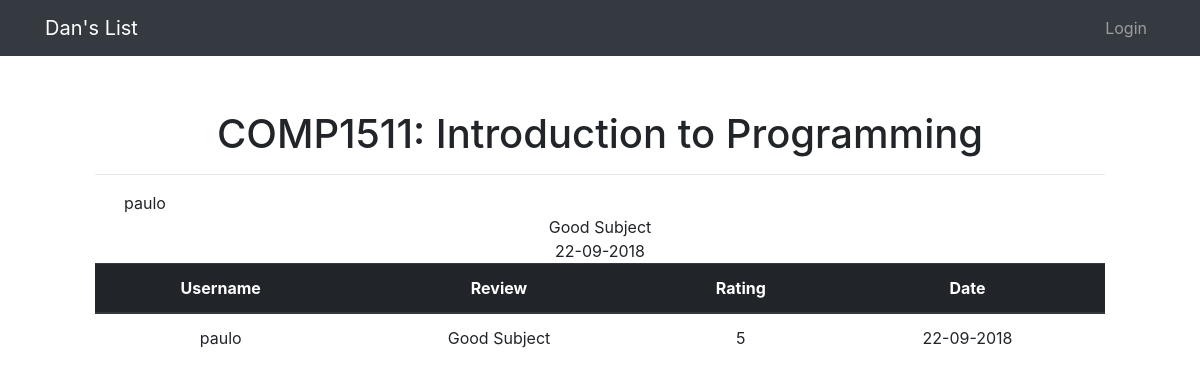
The page /course/1 on the database its author committed.
### dan/models.py (models this page shows, shortened)
class Course(db.Model):
    __tablename__ = "course"
    id = db.Column(db.Integer, primary_key=True)
    name = db.Column(db.String(64), nullable=False, unique=True)
    code = db.Column(db.String(16), nullable=False, unique=True)
    rating = db.Column(db.Integer)
    reviews = db.relationship('CourseReview', backref='course', lazy=True)

class CourseReview(db.Model):
    __tablename__ = "coursereview"
    id = db.Column(db.Integer, primary_key=True)
    course_id = db.Column(db.Integer, db.ForeignKey('course.id'))
    user_id = db.Column(db.Integer, db.ForeignKey('user.id'))
    review = db.Column(db.String(128))
    rating = db.Column(db.Integer)
    date = db.Column(db.DateTime, nullable=True)
    user_grade = db.Column(db.Integer)

class User(UserMixin, db.Model):
    __tablename__ = "user"
    id = db.Column(db.Integer, primary_key=True)
    username = db.Column(db.String(128), nullable=False, unique=True)
    email = db.Column(db.String(128), nullable=False, unique=True)
    password_hash = db.Column(db.String(128))
    reviews = db.relationship('CourseReview', backref='user', lazy=True)

### dan/views.py (the view)
@app.route('/course/<int:course_id>')
def course(course_id):
    course = Course.query.get(course_id)
    return render_template('course.html', course=course)

### dan/templates/course.html (shortened to what this page needs)
{% extends "layout.html" %}
{% block content %}
    <h1>{{ course.code }}: {{ course.name }}</h1>
    <hr>
    <div class="reviews">
        {% for review in course.reviews %}
        <div class="comment-box">
            <div class="author">
                {{ review.user.username }}
            </div>
            <div class="comment">
                {{ review.review }}
            </div>
            <div class="rating">
                {{ review.date.strftime("%d-%m-%Y") }}
            </div>
        </div>
        {% endfor %}
    </div>
    <table class="table">
        <thead class="thead-dark">
            <tr>
                <th scope="col">Username</th>
                <th scope="col">Review</th>
                <th scope="col">Rating</th>
                <th scope="col">Date</th>
            </tr>
        </thead>
        <tbody>
            {% for review in course.reviews %}
            <tr>
                <td>{{ review.user.username }}</td>
                <td>{{ review.review }}</td>
                <td>{{ review.rating }}</td>
                <td>{{ review.date.strftime("%d-%m-%Y") }}</td>
            </tr>
            {% endfor %}
        </tbody>
    </table>
{% endblock %}

### dan/static/css/main.css (style rules this page uses)
:root { --input-padding-x: 0.75rem; --input-padding-y: 0.75rem; }
.author { width: 100px }

### dan/static/css/card.css (style rules this page uses)
html { background-image: linear-gradient(to bottom right, white, #9f9f9f); height: 100%; }
body { text-align: center; padding: 5rem; }

### rows shown on the page
Course: code "COMP1511", name "Introduction to Programming"
CourseReview: user.username "paulo", review "Good Subject", date "22-09-2018", rating "5"
